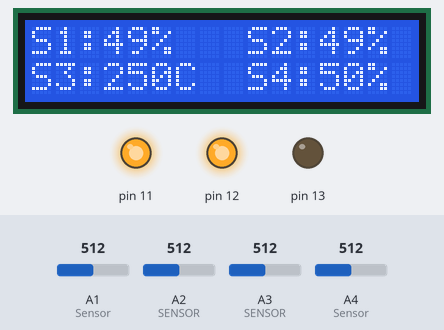
Bench run of a sketch on a simulated Arduino Uno, built with avr-gcc and run on an emulated ATmega328P. On the bench: 16×2 character LCD, output pins drawn as LEDs (lit = HIGH). The test bench sets the inputs (shaded band); at power-on: A3 (SENSOR) = 512, A1 (Sensor) = 512, A2 (SENSOR) = 512, A4 (Sensor) = 512. The modem accepts every AT command (registered, SIM ready, sends succeed) and sends nothing else; what the sketch prints to the serial monitor is not drawn.

Above: at 15.3 s.
15.4 s: A3 (SENSOR) set to 105
At 16.0 s:
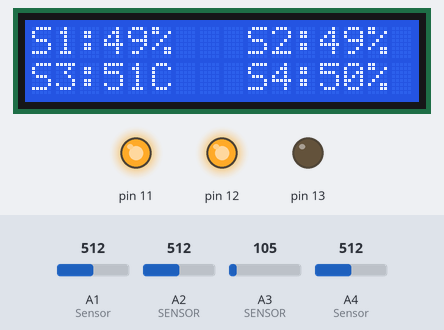
16.9 s: A3 (SENSOR) set to 85
At 18.1 s:
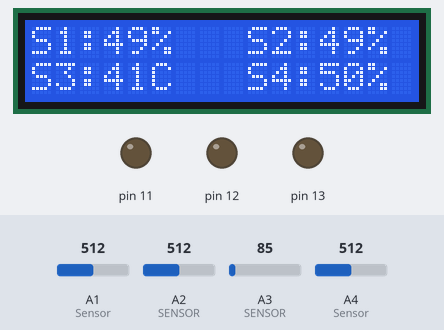
18.4 s: A1 (Sensor) set to 716
At 19.4 s:
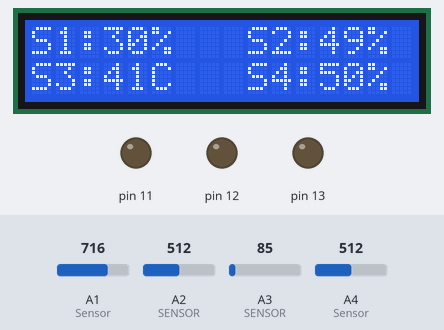
19.9 s: A2 (SENSOR) set to 716
At 20.5 s:
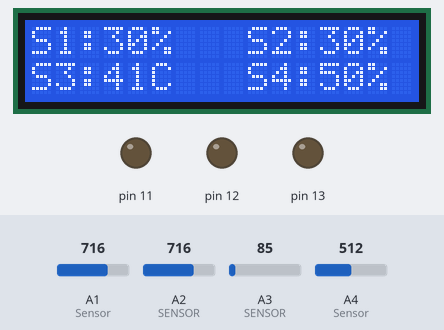
21.4 s: A4 (Sensor) set to 531
At 21.7 s:
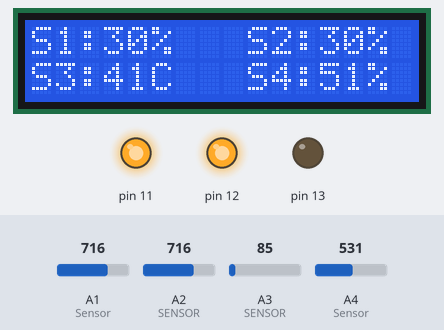
Timing chart, 0 to 24.4 s (numbered marks = the images above; inputs shaded):
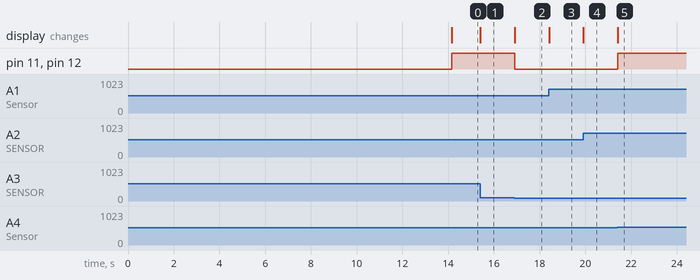

Measured:
- the behaviour switches between 95 and 94 on A3 (SENSOR) (found by bisection; images 1 and 2)
- the behaviour switches between 521 and 522 on A4 (Sensor) (found by bisection; images 4 and 5)
- after the input at 15.4 s, the display: changes at once (image 1)
- after the input at 16.9 s, pin 11, pin 12: HIGH → LOW at once; the display: changes at once (image 2)
- after the input at 18.4 s, the display: changes at once (image 3)
- after the input at 19.9 s, the display: changes at once (image 4)
- after the input at 21.4 s, pin 11, pin 12: LOW → HIGH at once; the display: changes at once (image 5)

The sketch:

TRABAJO_DANIEL_012.ino
```cpp
#include <SoftwareSerial.h>
#include <LiquidCrystal.h>

LiquidCrystal lcd(8, 9, 4, 5, 6, 7);


SoftwareSerial ESP8266(2, 3); // RX | TX
#define DEBUG true
int x1=0;
int sen1;
int sen2;
int sen3;
int sen4;

void setup()
 {

  Serial.begin(9600);
  ESP8266.begin(9600);
  lcd.begin(16,2);
  pinMode(12,OUTPUT);
  pinMode(11,OUTPUT);

  pinMode(13,OUTPUT);
  digitalWrite(13,LOW);

 //EnvioDeDatos("AT+RST\r\n",2000,DEBUG); // resetea el  modulo
  EnvioDeDatos("AT+CWMODE=1\r\n",1000,DEBUG);                           // Cconfigura el modulo en Estación
  EnvioDeDatos("AT+CWJAP=\"internet\",\"\"\r\n",5000,DEBUG);        // datos de tu red.
  EnvioDeDatos("AT+CIFSR\r\n",2000,DEBUG);                              // Nos muestra nuestra Ip asignada.
  EnvioDeDatos("AT+CIPMUX=1\r\n",2000,DEBUG);                           // Configura multiples coneciones
  EnvioDeDatos("AT+CIPSERVER=1,80\r\n",2000,DEBUG);                     // Inicializa el servidor web
  EnvioDeDatos("AT+CIFSR\r\n",2000,DEBUG);
 }


void loop()
 {
  sen1=100-(analogRead(A1)*(100.0 / 1023.0));                      //Sensor de humedad
  sen2=100-(analogRead(A2)*(100.0 / 1023.0));     //EJEMPLO DE SENSOR CALIRADO DE 0 A 100 Sensor de lluvia
  sen3=(100.0*analogRead(A3)*5.0)/1023.0;   //EJEMPLO DE SENSOR CALIRADO DE 0 A 100 Sensor de temperatura
  sen4=analogRead(A4)*(100.0 / 1023.0);                      //Sensor de intensidad de luz

  // Cursor en la primera posición de la primera fila
  lcd.setCursor(0,0);
  lcd.print("S1:");
  lcd.print(sen1);
  lcd.print("%  ");   //"unidades"
  // Cursor en la 11° posición de la primera fila
  lcd.setCursor(9,0);
  lcd.print("S2:");
  lcd.print(sen2,1);//1 decimal
  lcd.print("%  ");   //"unidades"
  // Cursor en la primera posición de la 2° fila
  lcd.setCursor(0,1);
  lcd.print("S3:");
  lcd.print(sen3,1); //1 decimal
  lcd.print("C  "); // "unidades"
  // Cursor en la 11° posición de la 2° fila
  lcd.setCursor(9,1);
  lcd.print("S4:");
  lcd.print(sen4,1);
  lcd.print("%  ");   //"unidades"

  if(sen1>50 || sen2>50 || sen4>50 || sen3>45 )
  {
    digitalWrite(12,HIGH);
    digitalWrite(11,HIGH);
  }
  else
  {
    digitalWrite(12,LOW);
    digitalWrite(11,LOW);
  }

  if (ESP8266.available() >0 )                                        // se recibieron datos.
  {
    char c = ESP8266.read();                                              // lee los datos.
    Serial.print(c);                                                       // Los reenvia por el puerto hardware para que veamos que estamos recibiendo.
                                 // No dice que ha recibido una peticion.
    delay(100);
    codigoServidor();

  }

 }
void codigoServidor()
{
  delay(50);
  EnvioDeDatos("AT+CIFSR\r\n",2000,DEBUG);
  delay(50);

  escribir("<!DOCTYPE HTML>");
  escribir("<html>");
  escribir("<head><title>LECTURAS ANALOGICAS.</title>");
  escribir("<meta http-equiv=\"refresh\" content=\"15\"></head>");
  escribir("<body><h1> Situacion Ambiente</h1>");


  escribir("Numero de Sensor: ");
  escribir( String(1));
  escribir("Humedad de Tierra: ");
  escribir(" es ");
  escribir(String(sen1));
  escribir("%");
  escribir("<br />");


  escribir("Numero de Sensor: ");
  escribir( String(2));
  escribir("Porcetaje de lluvia ");
  escribir(" es ");
  escribir(String(sen2));
  escribir("%");
  escribir("<br />");


  escribir("Numero de Sensor: ");
  escribir( String(3));
  escribir("Temperatura: ");
  escribir(" es ");
  escribir(String(sen3));
  escribir("C");
  escribir("<br />");


  escribir("Numero de Sensor: ");
  escribir( String(4));
  escribir("Intesidad de Luz: ");
  escribir(" es ");
  escribir(String(sen4));
  escribir("%");
  escribir("<br />");

  escribir("<p><em> Cada 5 minutos se muestra el valor del ambiente.</em></p></body></html>");


  delay(1000);

 // ESP8266.println("AT+CIPCLOSE=0");
  //delay(10);

  x1=1;
 }
void escribir(String text)
{ESP8266.print("AT+CIPSEND=0,");
 ESP8266.println(text.length());
 if (ESP8266.find(">")) // Si se recibe el mensaje
 {Serial.println(text);
 ESP8266.println(text); //mandamos el mensaje por el wifi
 delay(10);
 while ( ESP8266.available() > 0 )
 {if ( ESP8266.find("SEND OK") ) //buscamos "ok" y luego salimos
 break;
 }
 }
}
String EnvioDeDatos(String command, const int timeout, boolean debug)
{
    String cadena = "";
    ESP8266.print(command); // enviar el carácter leído al modulo
    long int time = millis();
    while( (time+timeout) > millis())
    {
      while(ESP8266.available())
      {
        // Muestra los Datos de salida del modulo por el seguimiento de la serie
        char c = ESP8266.read(); //Lee el proximo caracter
        cadena+=c;
      }
    }

    if(debug)
    {
      Serial.print(cadena);
    }

    return cadena;
}
```
